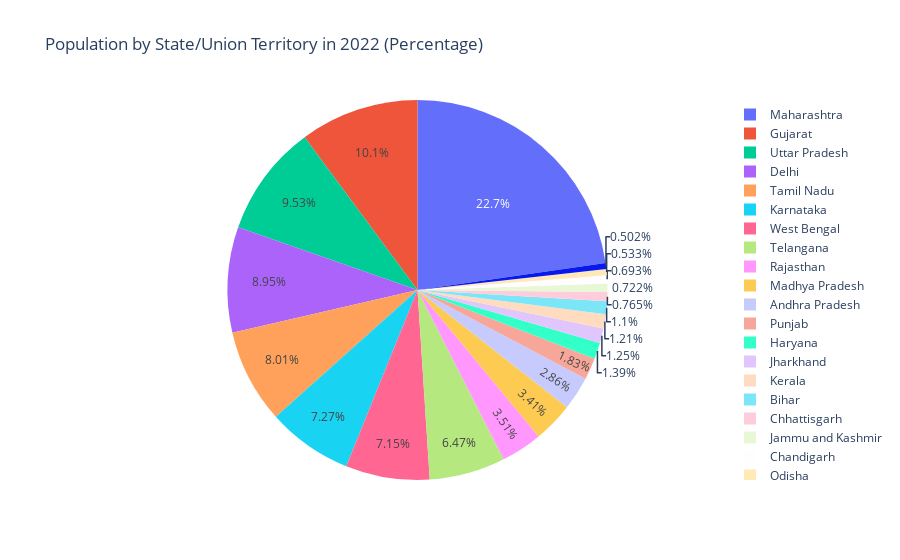

Write notebook code for a chart like this one.
### Code cell
import plotly.express as px

# Create a DataFrame for Plotly
df_plotly_all_states = state_population_2022_sorted.reset_index()
df_plotly_all_states.columns = ['State or Union Territory', 'Population in Year (2022)']

# Create the pie chart
fig = px.pie(df_plotly_all_states, 
             names='State or Union Territory', 
             values='Population in Year (2022)', 
             title='Population by State/Union Territory in 2022 (Percentage)')

# Show the interactive pie chart
fig.show()

### Figure 1 — Plotly figure (JSON) as saved in the notebook; plotly's stock layout.template omitted (floating-point values rounded to 4 significant figures)
{"data": [{"domain": {"x": [0, 1], "y": [0, 1]}, "hovertemplate": "State or Union Territory=%{label}<br>Population in Year (2022)=%{value}<extra></extra>", "labels": ["Maharashtra", "Gujarat", "Uttar Pradesh", "Delhi", "Tamil Nadu", "Karnataka", "West Bengal", "Telangana", "Rajasthan", "Madhya Pradesh", "Andhra Pradesh", "Punjab", "Haryana", "Jharkhand", "Kerala", "Bihar", "Chhattisgarh", "Jammu and Kashmir", "Chandigarh", "Odisha", "Assam"], "legendgroup": "", "name": "", "showlegend": true, "type": "pie", "values": [52274653, 23283298, 21915205, 20591874, 18423179, 16721545, 16436071, 14878522, 8068343, 7848164, 6569012, 4205545, 3208523, 2878451, 2793173, 2529210, 1760411, 1659935, 1593324, 1226033, 1154876]}], "layout": {"legend": {"tracegroupgap": 0}, "title": {"text": "Population by State/Union Territory in 2022 (Percentage)"}}}
